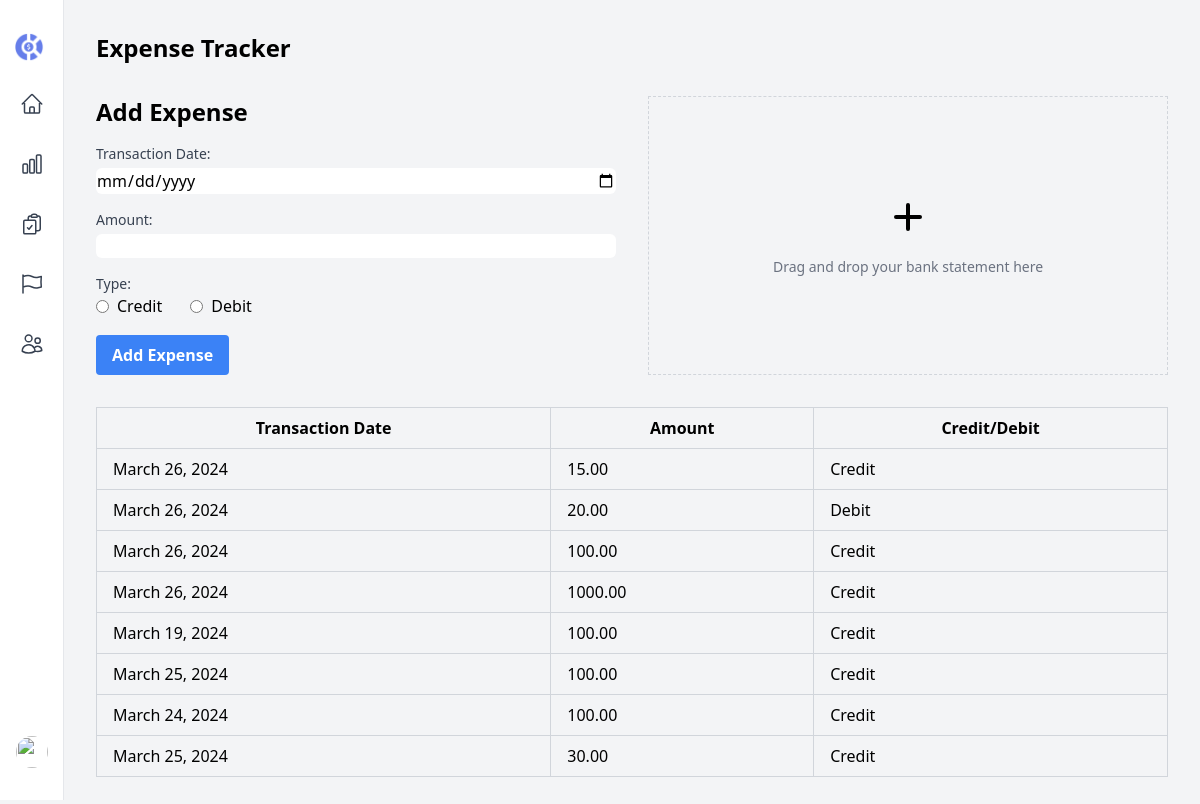
The app's page /expenses/ (signed in) with its own data.
### App/models.py (models this page shows, shortened)
class Expense(models.Model):
    user = models.ForeignKey(User, on_delete=models.CASCADE)
    transaction_date = models.DateField()
    amount = models.DecimalField(max_digits=10, decimal_places=2)
    is_credit = models.BooleanField(default=True)

### App/views.py (the view)
# urls.py: path("expenses/", expenses, name='expenses'),
@login_required(login_url='/login')
def expenses(request):
    expenses = Expense.objects.filter(user=request.user)  # Fetch expenses for the current user
    return render(request, 'expenses.html', {'expenses': expenses})

### templates/expenses.html (shortened to what this page needs)
<!DOCTYPE html>
<html lang="en">
<head>
    <link href="https://cdn.jsdelivr.net/npm/tailwindcss@2.2.19/dist/tailwind.min.css" rel="stylesheet">
</head>
<body class="bg-gray-100 h-screen">
    <div class="flex">
        <aside class="flex flex-col items-center w-16 h-screen py-8 overflow-y-auto bg-white border-r rtl:border-l rtl:border-r-0 dark:bg-gray-900 dark:border-gray-700"
            style="min-width: 50px;">
            <nav class="flex flex-col flex-1 space-y-6">
                <a href="#" disable>
                    <img class="w-auto h-6" src="asset-allocation.png" alt="logo" style="height: 30px;">
                </a>
                <a href="#" class="p-1.5 text-gray-700 focus:outline-nones transition-colors duration-200 rounded-lg dark:text-gray-200 dark:hover:bg-gray-800 hover:bg-gray-100">
                </a>
                <a href="#" class="p-1.5 text-gray-700 focus:outline-nones transition-colors duration-200 rounded-lg dark:text-gray-200 dark:hover:bg-gray-800 hover:bg-gray-100">
                </a>
                <a href="#" class="p-1.5 text-gray-700 focus:outline-nones transition-colors duration-200 rounded-lg dark:text-gray-200 dark:hover:bg-gray-800 hover:bg-gray-100">
                </a>
                <a href="#" class="p-1.5 text-gray-700 focus:outline-nones transition-colors duration-200 rounded-lg dark:text-gray-200 dark:hover:bg-gray-800 hover:bg-gray-100">
                </a>
                <a href="#" class="p-1.5 text-gray-700 focus:outline-nones transition-colors duration-200 rounded-lg dark:text-gray-200 dark:hover:bg-gray-800 hover:bg-gray-100">
                </a>
            </nav>
            <div class="flex flex-col space-y-6">
                <a href="#">
                    <img class="object-cover w-8 h-8 rounded-full" src="https://images.unsplash.com/photo-1570295999919-56ceb5ecca61?ixlib=rb-4.0.3&ixid=MnwxMjA3fDB8MHxwaG90by1wYWdlfHx8fGVufDB8fHx8&auto=format&fit=facearea&facepad=4&w=880&h=880&q=100"
                        alt="" />
                </a>
            </div>
        </aside>
        <main class="flex-1 p-8">
            <h1 class="text-2xl font-bold mb-8">Expense Tracker</h1>
            <div class="grid grid-cols-2 gap-8">
                <div>
                    <h2 class="text-2xl font-bold mb-4">Add Expense</h2>
                    <form action="/addexpense/" method="post">
                        <div class="mb-4">
                            <label for="date" class="block text-sm font-medium text-gray-700">Transaction Date:</label>
                            <input type="date" id="date" name="date" class="form-input mt-1 block w-full border-gray-300 rounded-md">
                        </div>
                        <div class="mb-4">
                            <label for="amount" class="block text-sm font-medium text-gray-700">Amount:</label>
                            <input type="text" id="amount" name="amount" class="form-input mt-1 block w-full border-gray-300 rounded-md">
                        </div>
                        <div class="mb-4">
                            <label class="block text-sm font-medium text-gray-700">Type:</label>
                            <label class="inline-flex items-center">
                                <input type="radio" class="form-radio" name="is_credit" value="True">
                                <span class="ml-2">Credit</span>
                            </label>
                            <label class="inline-flex items-center ml-6">
                                <input type="radio" class="form-radio" name="is_credit" value="False">
                                <span class="ml-2">Debit</span>
                            </label>
                        </div>
                        <button type="submit" class="bg-blue-500 hover:bg-blue-700 text-white font-bold py-2 px-4 rounded">Add Expense</button>
                    </form>
                </div>
                <div class="border border-gray-300 border-dashed p-8 flex flex-col items-center justify-center">
                    <svg xmlns="http://www.w3.org/2000/svg" fill="none" viewBox="0 0 24 24" stroke="currentColor" class="w-12 h-12 mb-4">
                        <path stroke-linecap="round" stroke-linejoin="round" stroke-width="2" d="M12 6v6m0 0v6m0-6h6m-6 0H6"></path>
                    </svg>
                    <p class="text-sm text-gray-500">Drag and drop your bank statement here</p>
                </div>
            </div>
            <table class="w-full border-collapse border border-gray-300 mt-8">
                <thead>
                    <tr>
                        <th class="border border-gray-300 px-4 py-2">Transaction Date</th>
                        <th class="border border-gray-300 px-4 py-2">Amount</th>
                        <th class="border border-gray-300 px-4 py-2">Credit/Debit</th>
                    </tr>
                </thead>
                <tbody>
                    {% for expense in expenses %}
                    <tr>
                        <td class="border border-gray-300 px-4 py-2">{{ expense.transaction_date }}</td>
                        <td class="border border-gray-300 px-4 py-2">{{ expense.amount }}</td>
                        <td class="border border-gray-300 px-4 py-2">
                            {% if expense.is_credit %}
                            Credit
                            {% else %}
                            Debit
                            {% endif %}
                        </td>
                    </tr>
                    {% endfor %}
                </tbody>
            </table>
        </main>
    </div>
</body>
</html>

### records on screen
Expense: transaction_date "March 26, 2024", amount "15.00", is_credit "Credit"
Expense: transaction_date "March 26, 2024", amount "20.00", is_credit "Debit"
Expense: transaction_date "March 26, 2024", amount "100.00", is_credit "Credit"
Expense: transaction_date "March 26, 2024", amount "1000.00", is_credit "Credit"
Expense: transaction_date "March 19, 2024", amount "100.00", is_credit "Credit"
Expense: transaction_date "March 25, 2024", amount "100.00", is_credit "Credit"
Expense: transaction_date "March 24, 2024", amount "100.00", is_credit "Credit"
Expense: transaction_date "March 25, 2024", amount "30.00", is_credit "Credit"
